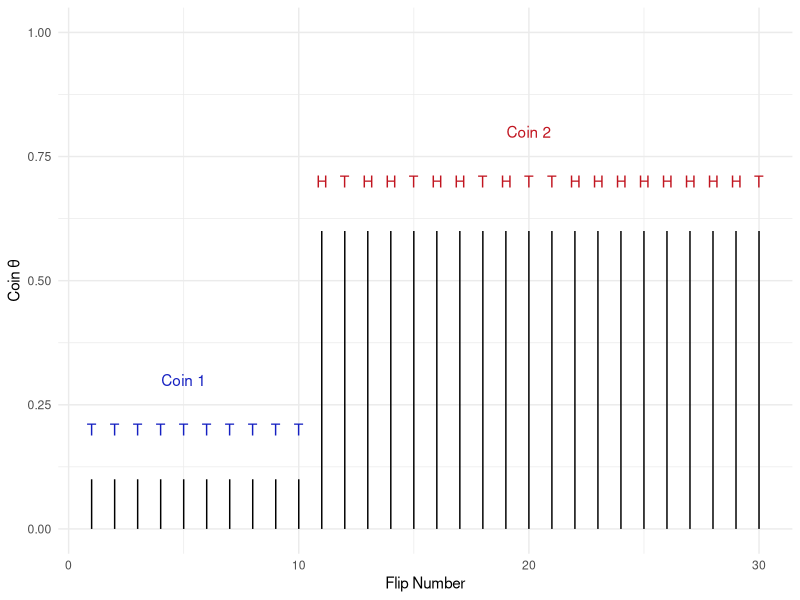

This figure's R source:
rm(list = ls())
library(tidyverse)

real_thetas <- c(0.1, 0.6)
N <- 30
a = 2
b = 3
change_point <- 10
x <- c(rbinom(1:change_point, 1, real_thetas[1]),rbinom((change_point+1):N, 1, real_thetas[2]))


## Initialize all parameters

# n ~ uniform 
n <- round(N*runif(1))
# theta1 ~ beta(a,b)
theta1 <- rbeta(1, a, b)
# theta2 ~ beta(a,b)
theta2 <- rbeta(1, a, b)

ds <- data.frame(outcome=x, 
                 flip=1:N, 
                 outcome_label=ifelse(x==1, 'H', 'T'),
                 coin=c(rep(1,change_point),rep(2, N-change_point)),
                 theta = c(rep(real_thetas[1],change_point), 
                           rep(real_thetas[2], N-change_point)))

ggplot(ds, aes(x = flip,
               y = theta, 
               label = outcome_label)) + 
  geom_text(color =c(rep('#1520c1', change_point),
                     rep('#c11520', N-change_point)),
            size = 4, 
            nudge_y = 0.1) + 
  geom_linerange(aes(x=flip,
                     y=NULL, ymax=theta,
                     ymin=0)) + 
  annotate("text", x = floor(change_point/2),
           y = real_thetas[1] + 0.2, 
           color="#1520c1",
           label = "Coin 1") +
  annotate("text", x = change_point + floor((N-change_point)/2),
           y = real_thetas[2] + 0.2, 
           color = '#c11520',
           label = "Coin 2") +
  scale_y_continuous(limits=c(0,1)) +
  labs(y='Coin \U03B8', x="Flip Number") +
  theme(plot.title = element_text(hjust = 0.5)) + theme_minimal()
